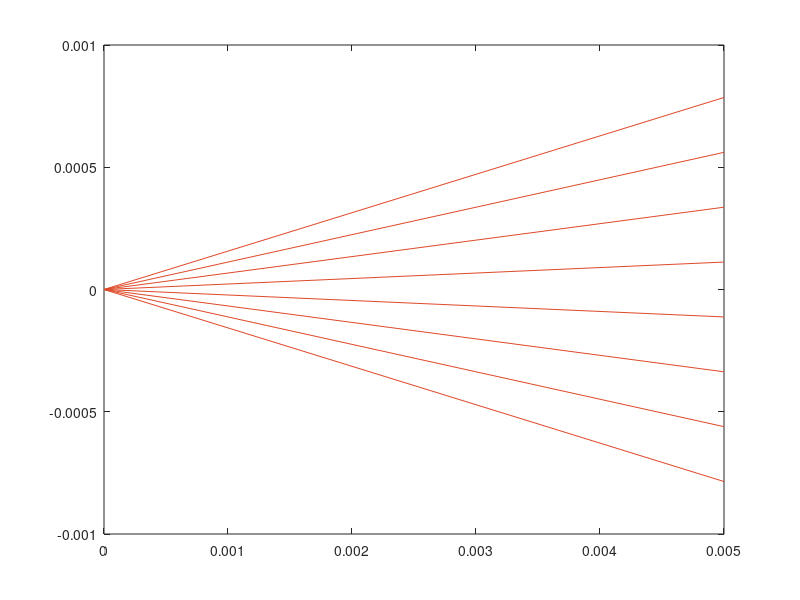

The MATLAB source for this figure:
N = 8; %number of rays to propagate

pos1 = [0,0,0]; %xyz position vector of a point on an object
pos2 = [10,0,0];

angles = linspace(-pi/20,pi/20,N); %create vector storing the angles

d = 0.005; %propagation of each ray

M = [1 d 0 0;
     0 1 0 0;
     0 0 1 d;
     0 0 0 1;
     ];

raysIn1 = zeros(4,N); %create empty collection of first object state vecs
raysin2 = zeros(4,N); %create empty collection of second object state vecs

for i = 1:N
    raysIn1(1,i) = pos1(1); %initial x pos
    raysIn1(2,i) = angles(i);
    raysIn1(3,i) = pos1(2);
    raysIn1(4,i) = angles(i);
end

raysOut1 = zeros(4,N);

for i = 1:N
    raysOut1(:,i) = M*raysIn1(:,i);
end

ray_z = [zeros(1,size(raysIn1,2)); d*ones(1,size(raysIn1,2))];
plot(ray_z, [raysIn1(1,:); raysOut1(1,:)],'Color','#DE4929');